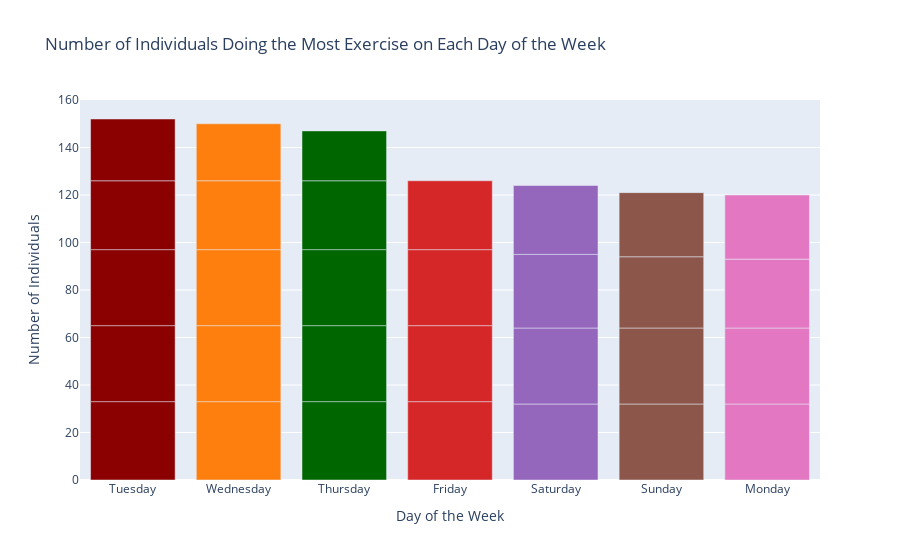

The notebook cell saved with this chart:
### Code cell
# Group the data by 'ActivityDate' and count the number of unique individuals
activity_counts = sw.groupby('ActivityDate')['Id'].nunique()

# Find the most active day of the week
most_active_day = activity_counts.idxmax()
most_active_count = activity_counts.loc[most_active_day]

# Create a subplot grid
fig = sp.make_subplots(rows=1, cols=1)

# Add the bar trace to the subplot
colors = ['darkred', '#ff7f0e', '#006600', '#d62728', '#9467bd', '#8c564b', '#e377c2']
bar_colors = [colors[i % len(colors)] for i in range(len(activity_counts))]
fig.add_trace(go.Bar(x=activity_counts.index.strftime('%A'), y=activity_counts.values, marker=dict(color=bar_colors)), row=1, col=1)

# Customize the layout of the chart
fig.update_layout(
    title='Number of Individuals Doing the Most Exercise on Each Day of the Week',
    xaxis_title='Day of the Week',
    yaxis_title='Number of Individuals'
)

# Display the chart
fig.show()

### Figure 1 — Plotly figure (JSON) as saved in the notebook; plotly's stock layout.template omitted (floating-point values rounded to 4 significant figures)
{"data": [{"marker": {"color": ["darkred", "#ff7f0e", "#006600", "#d62728", "#9467bd", "#8c564b", "#e377c2", "darkred", "#ff7f0e", "#006600", "#d62728", "#9467bd", "#8c564b", "#e377c2", "darkred", "#ff7f0e", "#006600", "#d62728", "#9467bd", "#8c564b", "#e377c2", "darkred", "#ff7f0e", "#006600", "#d62728", "#9467bd", "#8c564b", "#e377c2", "darkred", "#ff7f0e", "#006600"]}, "type": "bar", "x": ["Tuesday", "Wednesday", "Thursday", "Friday", "Saturday", "Sunday", "Monday", "Tuesday", "Wednesday", "Thursday", "Friday", "Saturday", "Sunday", "Monday", "Tuesday", "Wednesday", "Thursday", "Friday", "Saturday", "Sunday", "Monday", "Tuesday", "Wednesday", "Thursday", "Friday", "Saturday", "Sunday", "Monday", "Tuesday", "Wednesday", "Thursday"], "xaxis": "x", "y": [33, 33, 33, 33, 32, 32, 32, 32, 32, 32, 32, 32, 32, 32, 32, 32, 32, 32, 31, 30, 29, 29, 29, 29, 29, 29, 27, 27, 26, 24, 21], "yaxis": "y"}], "layout": {"title": {"text": "Number of Individuals Doing the Most Exercise on Each Day of the Week"}, "xaxis": {"anchor": "y", "domain": [0, 1], "title": {"text": "Day of the Week"}}, "yaxis": {"anchor": "x", "domain": [0, 1], "title": {"text": "Number of Individuals"}}}}
